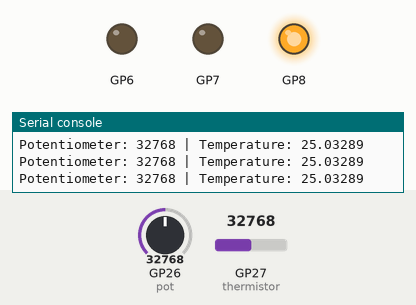
Bench run of a program on a simulated Raspberry Pi Pico running MicroPython. On the bench: output pins drawn as LEDs (lit = HIGH), the last lines printed to the serial console. Inputs (shaded band) come from the test bench; at power-on: GP26 (pot) = 32768, GP27 (thermistor) = 32768 (analog values on the 0–65535 scale).

Above: at 1.2 s.
1.3 s: GP26 (pot) set to 43024
2.8 s: GP26 (pot) set to 44240
At 3.2 s:
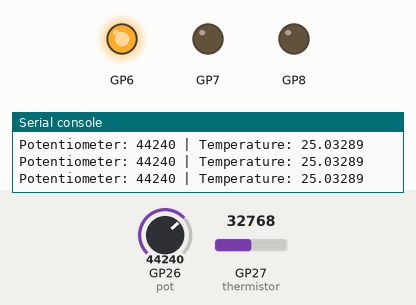
4.3 s: GP26 (pot) set to 32767
At 4.7 s:
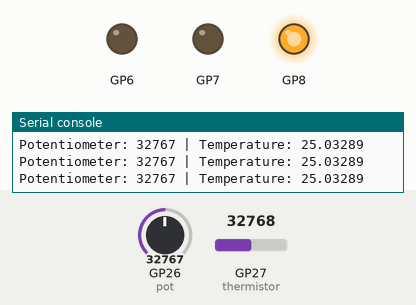
5.8 s: GP26 (pot) set to 45874
At 6.2 s:
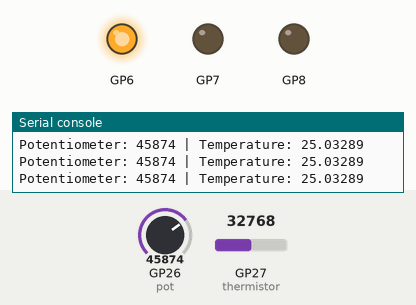
Timing chart, 0 to 8.3 s (numbered marks = the images above; inputs shaded):
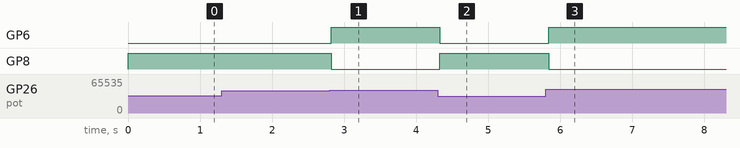

Measured:
- the behaviour switches between 43824 and 43840 on GP26 (pot) (found by bisection; images 0 and 1)
- after the input at 2.8 s, GP6: LOW → HIGH at once; GP8: HIGH → LOW at once
- after the input at 4.3 s, GP6: HIGH → LOW at once; GP8: LOW → HIGH at once
- after the input at 5.8 s, GP6: LOW → HIGH at once; GP8: HIGH → LOW at once

The program:

potentiometer.py
```python
from picozero import RGBLED
from time import sleep
from machine import ADC
from math import log

led = RGBLED(6, 7, 8)
pot = ADC(26)
thermistor = ADC(27)
vIn = 3.3
resistorOne = 10000

# steinhart constants
A = 1.129e-3
B = 2.341e-4
C = 8.767e-8


def calculateTemperatureCelsius(thermistor, vIn, resistor, A, B, C):
    adcValue = thermistor.read_u16()
    vOut = (vIn / 65535) * adcValue
    Rt = (vOut * resistor) / (vIn - vOut)
    tempK = 1 / (A + (B * log(Rt)) + (C * pow(log(Rt), 3)))
    tempC = tempK - 273.15
    return tempC


while True:
    potValue = pot.read_u16()
    setpoint = ((15/65535) * potValue) + 15
    tempC = calculateTemperatureCelsius(thermistor, vIn, resistorOne, A, B, C)

    print(f"Potentiometer: {potValue} | Temperature: {tempC}")

    if setpoint > tempC:
        led.color = (255, 0, 0)
    elif setpoint <= tempC:
        led.color = (0, 0, 255)

    sleep(.1)
```
